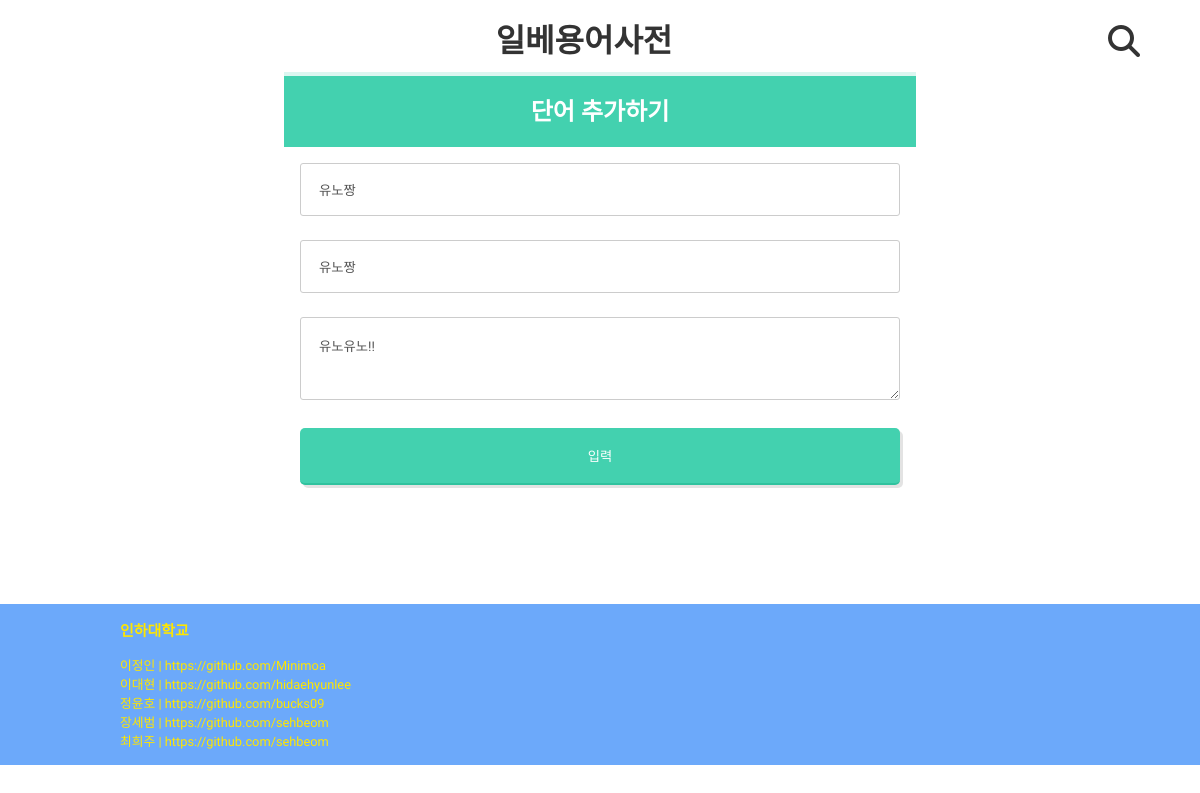
The app's page /word/edit/15 with its own data.
### ms/models.py (models this page shows, shortened)
class Word(models.Model):
    title = models.CharField(max_length = 50)
    pub_date = models.DateTimeField(auto_now=True)
    writer = models.CharField(max_length = 50)
    content = models.TextField()

### ms/views.py (the view)
# urls.py: path('edit/<int:word_id>', views.edit, name = 'edit'),
def edit(req, word_id):
    word = get_object_or_404(Word, id = word_id)
    return render(req, 'edit.html', {'word' : word})

### ms/templates/edit.html (shortened to what this page needs)
{% extends 'layout.html' %}
{% block layoutblock %}
<section class="new">
    <form action="{% url 'update' word.id %}" method="POST">
    <h1>단어 추가하기</h1>
    <input type="text" name="title" id="title" class="inp" value='{{word.title}}' >
    <input type="text" name="writer" id="writer" class="inp" value ='{{word.writer}}' >
    <textarea name="content" id="content" class="inp" rows="3" >{{word.content}}</textarea>
    <button type="submit" class="btn">입력</button>
  </form>
</section>
{% endblock %}

### ms/static/stylesheet.css (style rules this page uses)
* { font-family: 'Song Myung', sans-serif; --basic-br-color:#eeeeee; --basic-txt-color:#333; color:var(--basic-txt-color); padding:0; margin:0; }
body { width: 100%; height:100%; }
section { display:block; width:80%; min-height:500px; margin:auto; margin-top:6%; padding:30px 0px 30px 0px; }
.inp { border:1px solid var(--basic-br-color); border-radius: 3px; padding:10px; }
.btn { border:0px; padding:7px; border-radius:5px; display:block; background:#0067ac; box-shadow: 3px 3px rgba(0, 0, 0, 0.11); color: #ffffff; }
.new { max-width: 50%; padding: 16px; }
.new h1 { background: #43D1AF; padding: 20px; text-align: center; color: #fff; margin: -16px -16px 16px -16px; }
.new .inp { -webkit-transition: all 0.30s ease-in-out; box-sizing: border-box; width: 100%; background: #fff; margin-bottom: 4%; border: 1px solid #ccc; padding: 3%; color: #555; }
.new .btn { box-sizing: border-box; -webkit-box-sizing: border-box; -moz-box-sizing: border-box; width: 100%; padding: 3%; background: #43D1AF; border-bottom: 2px solid #30C29E; border-top-style: none; border-right-style: none; border-left-style: none; color: #fff; }

### records on screen
Word: title "유노짱", writer "유노짱", content "유노유노!!"
